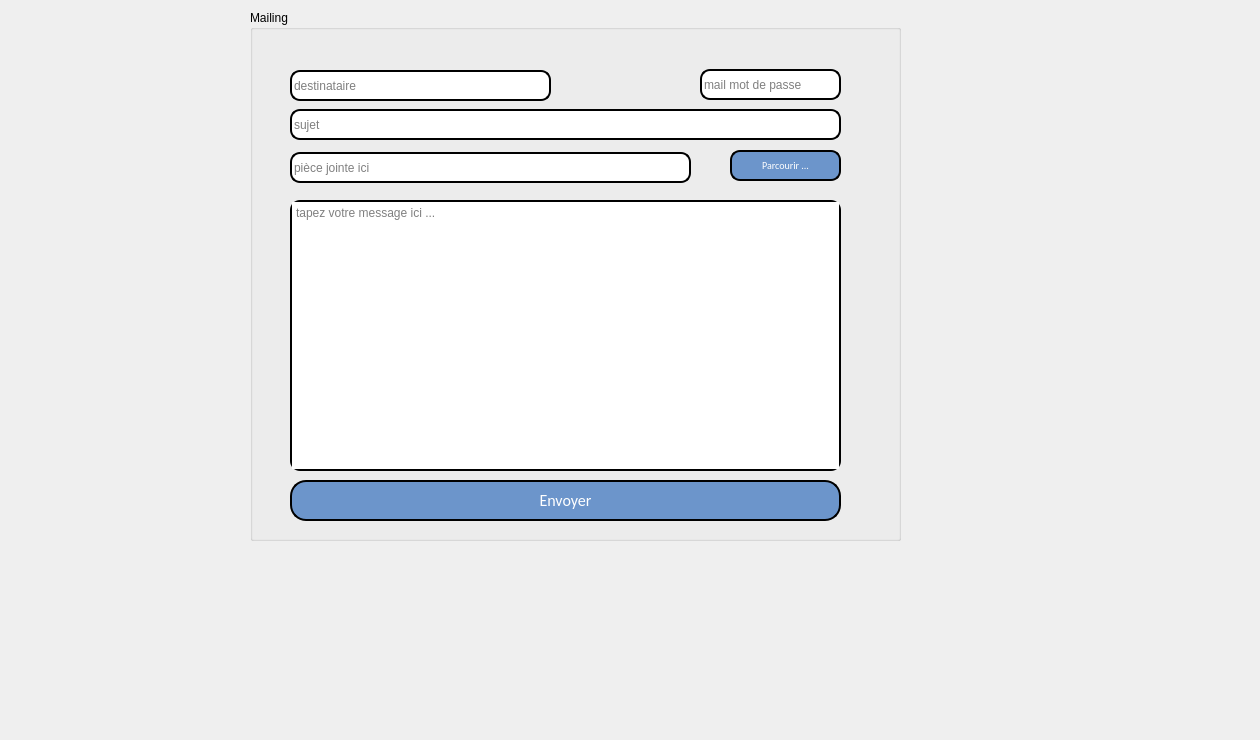
      <widget class="QWidget" name="tab_5">
       <attribute name="title">
        <string>Mailing</string>
       </attribute>
       <widget class="QLabel" name="label_120">
        <property name="geometry">
         <rect>
          <x>-10</x>
          <y>-20</y>
          <width>1251</width>
          <height>731</height>
         </rect>
        </property>
        <property name="text">
         <string/>
        </property>
        <property name="pixmap">
         <pixmap resource="resource.qrc">:/image/wt.jpg</pixmap>
        </property>
       </widget>
       <widget class="QGroupBox" name="groupBox_8">
        <property name="geometry">
         <rect>
          <x>250</x>
          <y>10</y>
          <width>651</width>
          <height>531</height>
         </rect>
        </property>
        <property name="styleSheet">
         <string notr="true">font: 75 10pt &quot;Script MT Bold&quot;;</string>
        </property>
        <property name="title">
         <string>Mailing</string>
        </property>
        <widget class="QLineEdit" name="rcpt">
         <property name="geometry">
          <rect>
           <x>40</x>
           <y>60</y>
           <width>261</width>
           <height>31</height>
          </rect>
         </property>
         <property name="styleSheet">
          <string notr="true">border: 2px solid black;
border-radius: 10px;</string>
         </property>
         <property name="placeholderText">
          <string>destinataire </string>
         </property>
        </widget>
        <widget class="QLineEdit" name="mail_pass">
         <property name="geometry">
          <rect>
           <x>450</x>
           <y>59</y>
           <width>141</width>
           <height>31</height>
          </rect>
         </property>
         <property name="styleSheet">
          <string notr="true">border: 2px solid black;
border-radius: 10px;</string>
         </property>
         <property name="echoMode">
          <enum>QLineEdit::Password</enum>
         </property>
         <property name="placeholderText">
          <string>mail mot de passe</string>
         </property>
        </widget>
        <widget class="QPushButton" name="browseBtn">
         <property name="geometry">
          <rect>
           <x>480</x>
           <y>140</y>
           <width>111</width>
           <height>31</height>
          </rect>
         </property>
         <property name="styleSheet">
          <string notr="true"> border: 2px solid black;
border-radius: 10px;
  color: white;
  padding: 10px;
  text-align: center;
  
font-family:calibri;
  display: inline-block;
  font-size: 10px;
 
  border-radius : 10px;
background-color:rgb(108, 149, 203)</string>
         </property>
         <property name="text">
          <string>Parcourir ...</string>
         </property>
        </widget>
        <widget class="QTextEdit" name="msg">
         <property name="geometry">
          <rect>
           <x>40</x>
           <y>190</y>
           <width>551</width>
           <height>271</height>
          </rect>
         </property>
         <property name="styleSheet">
          <string notr="true">border: 2px solid black;
border-radius: 10px;</string>
         </property>
         <property name="placeholderText">
          <string>tapez votre message ici ...</string>
         </property>
        </widget>
        <widget class="QLineEdit" name="file">
         <property name="geometry">
          <rect>
           <x>40</x>
           <y>142</y>
           <width>401</width>
           <height>31</height>
          </rect>
         </property>
         <property name="styleSheet">
          <string notr="true">border: 2px solid black;
border-radius: 10px;</string>
         </property>
         <property name="placeholderText">
          <string>pièce jointe ici </string>
         </property>
        </widget>
        <widget class="QLineEdit" name="sujet">
         <property name="geometry">
          <rect>
           <x>40</x>
           <y>99</y>
           <width>551</width>
           <height>31</height>
          </rect>
         </property>
         <property name="styleSheet">
          <string notr="true">border: 2px solid black;
border-radius: 10px;</string>
         </property>
         <property name="placeholderText">
          <string>sujet</string>
         </property>
        </widget>
        <widget class="QPushButton" name="sendBtn">
         <property name="geometry">
          <rect>
           <x>40</x>
           <y>470</y>
           <width>551</width>
           <height>41</height>
          </rect>
         </property>
         <property name="styleSheet">
          <string notr="true"> border: 2px solid black;
border-radius: 10px;
  color: white;
  padding: 10px;
  text-align: center;
  
font-family:calibri;
  display: inline-block;
  font-size: 16px;
 
  border-radius : 16px;
background-color:rgb(108, 149, 203)</string>
         </property>
         <property name="text">
          <string>Envoyer</string>
         </property>
        </widget>
       </widget>
      </widget>
